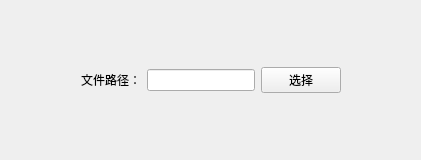
<?xml version="1.0" encoding="UTF-8"?>
<ui version="4.0">
 <class>QueryFromFileSetForm</class>
 <widget class="QWidget" name="QueryFromFileSetForm">
  <property name="geometry">
   <rect>
    <x>0</x>
    <y>0</y>
    <width>421</width>
    <height>160</height>
   </rect>
  </property>
  <property name="windowTitle">
   <string>Form</string>
  </property>
  <layout class="QHBoxLayout" name="horizontalLayout_2">
   <item>
    <layout class="QHBoxLayout" name="horizontalLayout">
     <item>
      <spacer name="horizontalSpacer">
       <property name="orientation">
        <enum>Qt::Horizontal</enum>
       </property>
       <property name="sizeHint" stdset="0">
        <size>
         <width>40</width>
         <height>20</height>
        </size>
       </property>
      </spacer>
     </item>
     <item>
      <widget class="QLabel" name="label">
       <property name="frameShape">
        <enum>QFrame::NoFrame</enum>
       </property>
       <property name="text">
        <string>文件路径：</string>
       </property>
      </widget>
     </item>
     <item>
      <widget class="QLineEdit" name="lineEdit">
       <property name="alignment">
        <set>Qt::AlignRight|Qt::AlignTrailing|Qt::AlignVCenter</set>
       </property>
      </widget>
     </item>
     <item>
      <widget class="QPushButton" name="pushButton">
       <property name="text">
        <string>选择</string>
       </property>
      </widget>
     </item>
     <item>
      <spacer name="horizontalSpacer_2">
       <property name="orientation">
        <enum>Qt::Horizontal</enum>
       </property>
       <property name="sizeHint" stdset="0">
        <size>
         <width>40</width>
         <height>20</height>
        </size>
       </property>
      </spacer>
     </item>
    </layout>
   </item>
  </layout>
 </widget>
 <resources/>
 <connections/>
</ui>
